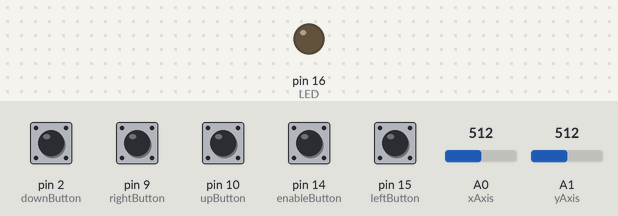
A sketch run on a simulated Arduino Leonardo, built with avr-gcc and run on an emulated ATmega32U4. Parts: output pins drawn as LEDs (lit = HIGH). The test bench sets the inputs (shaded band); at power-on: pin 10 (upButton), pin 14 (enableButton) HIGH, pin 2 (downButton), pin 9 (rightButton), pin 15 (leftButton) LOW, A0 (xAxis) = 512, A1 (yAxis) = 512. USB keyboard and mouse output is not drawn.

Above: at 1.2 s.
1.3 s: pin 14 (enableButton) pulled LOW for 0.15 s
At 2.5 s:
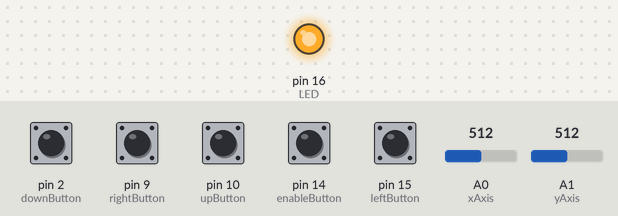
2.9 s: pin 14 (enableButton) pulled LOW for 1 s
At 4.1 s:
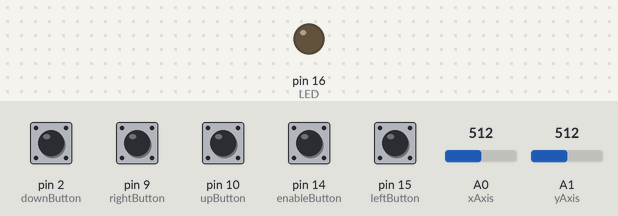
Timing chart, 0 to 5.9 s (numbered marks = the images above; inputs shaded):
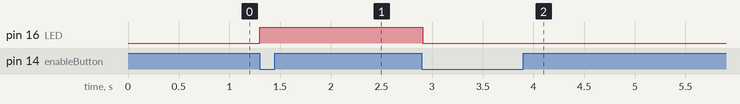

Measured:
- after the input at 1.3 s, pin 16 (LED): LOW → HIGH at once
- after the input at 2.9 s, pin 16 (LED): HIGH → LOW at once

The sketch:

Mouse_simulation.ino
```cpp
#include<Mouse.h>

int enableButton = 14; // 搖杆按鍵，用作滑鼠功能使能按鍵
int leftButton = 15; //左按鍵，模擬滑鼠左鍵
int rightButton = 9; // 右按鍵，模擬滑鼠右鍵
int upButton = 10;
int downButton = 2;
int xAxis = A0; // 遙感X軸
int yAxis = A1; // 遙感Y軸
int mouseSensitivity = 20; // 滑鼠靈敏度
int wheelSensitivity = 1;
boolean enable = false; // 模擬滑鼠功能是否可用
boolean lastEnableButtonState = HIGH; // 上一次使能按鍵讀值
int LED = 16;


void setup() {
  pinMode(enableButton, INPUT);
  pinMode(leftButton, INPUT);
  pinMode(rightButton, INPUT);
  pinMode(upButton, INPUT);
  pinMode(downButton, INPUT);
  pinMode(xAxis, INPUT);
  pinMode(yAxis, INPUT);
  pinMode(LED,OUTPUT);

  Serial.begin(9600);

  // 開始控制滑鼠
  Mouse.begin();
}

void loop() {
  boolean EnableButtonState = digitalRead(enableButton);

  if((EnableButtonState == LOW)  && (EnableButtonState != lastEnableButtonState)){
    enable = !enable;
  }

  lastEnableButtonState = EnableButtonState;

  if(enable){
    digitalWrite(LED, HIGH);
    // 讀取滑鼠偏移值
    int x = readAxis(xAxis);
    int y = readAxis(yAxis);

    // 讀取滑鼠滾輪
    int wheel = 0;
    if(digitalRead(upButton) == LOW)
      wheel = wheelSensitivity;
    else if(digitalRead(downButton) == LOW)
      wheel = -wheelSensitivity;

    // 移動滑鼠位置
    Mouse.move(x,y,wheel);

    // 點擊滑鼠左右鍵
    isClickButton(leftButton,MOUSE_LEFT);
    isClickButton(rightButton,MOUSE_RIGHT);

  }else{
    digitalWrite(LED, LOW);
  }
  delay(20);
}

int readAxis(int thisAxis){
  int reading = analogRead(thisAxis);
  reading = map(reading, 0, 1023, 0, mouseSensitivity);
  int distance = reading - mouseSensitivity/2;
//  int threshold = mouseSensitivity / 4;
//  if(abs(distance)<threshold){
//    distance = 0;
//  }
  return distance;
}

void isClickButton(int ButtonPin, uint8_t Button){
  if(digitalRead(ButtonPin)==LOW){
    if(!Mouse.isPressed(Button)){
      Mouse.press(Button);
    }
  }else if(Mouse.isPressed(Button)){
    Mouse.release(Button);
  }
}
```
